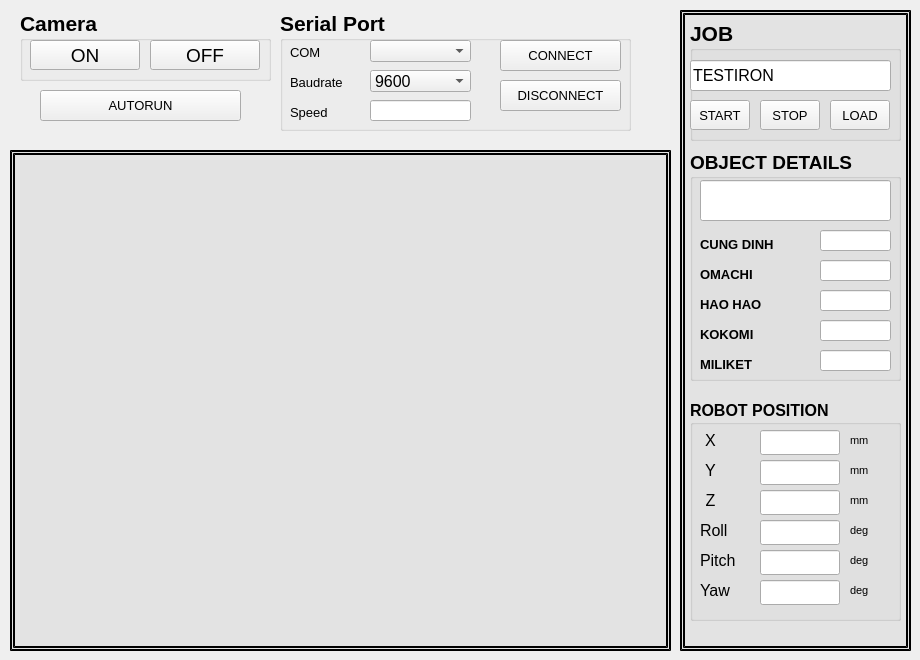
    <widget class="QWidget" name="Auto">
     <attribute name="title">
      <string>Auto</string>
     </attribute>
     <widget class="QGroupBox" name="SerialBox">
      <property name="geometry">
       <rect>
        <x>280</x>
        <y>10</y>
        <width>351</width>
        <height>121</height>
       </rect>
      </property>
      <property name="font">
       <font>
        <pointsize>16</pointsize>
        <weight>75</weight>
        <bold>true</bold>
       </font>
      </property>
      <property name="title">
       <string>Serial Port</string>
      </property>
      <widget class="QLabel" name="label_3">
       <property name="geometry">
        <rect>
         <x>10</x>
         <y>30</y>
         <width>51</width>
         <height>24</height>
        </rect>
       </property>
       <property name="font">
        <font>
         <pointsize>10</pointsize>
         <weight>50</weight>
         <bold>false</bold>
        </font>
       </property>
       <property name="text">
        <string>COM</string>
       </property>
      </widget>
      <widget class="QLabel" name="label_4">
       <property name="geometry">
        <rect>
         <x>10</x>
         <y>60</y>
         <width>71</width>
         <height>24</height>
        </rect>
       </property>
       <property name="font">
        <font>
         <pointsize>10</pointsize>
         <weight>50</weight>
         <bold>false</bold>
        </font>
       </property>
       <property name="text">
        <string>Baudrate</string>
       </property>
      </widget>
      <widget class="QLabel" name="label_5">
       <property name="geometry">
        <rect>
         <x>10</x>
         <y>90</y>
         <width>61</width>
         <height>24</height>
        </rect>
       </property>
       <property name="font">
        <font>
         <pointsize>10</pointsize>
         <weight>50</weight>
         <bold>false</bold>
        </font>
       </property>
       <property name="text">
        <string>Speed</string>
       </property>
      </widget>
      <widget class="QComboBox" name="COM">
       <property name="geometry">
        <rect>
         <x>90</x>
         <y>30</y>
         <width>101</width>
         <height>22</height>
        </rect>
       </property>
       <property name="font">
        <font>
         <pointsize>12</pointsize>
         <weight>50</weight>
         <bold>false</bold>
        </font>
       </property>
      </widget>
      <widget class="QComboBox" name="Baudrate">
       <property name="geometry">
        <rect>
         <x>90</x>
         <y>60</y>
         <width>101</width>
         <height>22</height>
        </rect>
       </property>
       <property name="font">
        <font>
         <pointsize>12</pointsize>
         <weight>50</weight>
         <bold>false</bold>
        </font>
       </property>
       <item>
        <property name="text">
         <string>9600</string>
        </property>
       </item>
       <item>
        <property name="text">
         <string>19200</string>
        </property>
       </item>
       <item>
        <property name="text">
         <string>38400</string>
        </property>
       </item>
       <item>
        <property name="text">
         <string>115200</string>
        </property>
       </item>
      </widget>
      <widget class="QPushButton" name="btn_setuart">
       <property name="geometry">
        <rect>
         <x>220</x>
         <y>30</y>
         <width>121</width>
         <height>31</height>
        </rect>
       </property>
       <property name="font">
        <font>
         <pointsize>10</pointsize>
         <weight>50</weight>
         <bold>false</bold>
        </font>
       </property>
       <property name="autoFillBackground">
        <bool>false</bool>
       </property>
       <property name="text">
        <string>CONNECT</string>
       </property>
      </widget>
      <widget class="QPushButton" name="btn_closeuart">
       <property name="geometry">
        <rect>
         <x>220</x>
         <y>70</y>
         <width>121</width>
         <height>31</height>
        </rect>
       </property>
       <property name="font">
        <font>
         <pointsize>10</pointsize>
         <weight>50</weight>
         <bold>false</bold>
        </font>
       </property>
       <property name="autoFillBackground">
        <bool>false</bool>
       </property>
       <property name="text">
        <string>DISCONNECT</string>
       </property>
      </widget>
      <widget class="QLineEdit" name="text_speed">
       <property name="geometry">
        <rect>
         <x>90</x>
         <y>90</y>
         <width>101</width>
         <height>21</height>
        </rect>
       </property>
      </widget>
     </widget>
     <widget class="QGroupBox" name="groupBox_2">
      <property name="geometry">
       <rect>
        <x>690</x>
        <y>400</y>
        <width>211</width>
        <height>221</height>
       </rect>
      </property>
      <property name="font">
       <font>
        <pointsize>12</pointsize>
        <weight>75</weight>
        <bold>true</bold>
       </font>
      </property>
      <property name="title">
       <string>ROBOT POSITION</string>
      </property>
      <widget class="QLabel" name="label_X">
       <property name="geometry">
        <rect>
         <x>10</x>
         <y>30</y>
         <width>21</width>
         <height>21</height>
        </rect>
       </property>
       <property name="font">
        <font>
         <pointsize>12</pointsize>
         <weight>50</weight>
         <bold>false</bold>
        </font>
       </property>
       <property name="text">
        <string>X</string>
       </property>
       <property name="alignment">
        <set>Qt::AlignCenter</set>
       </property>
      </widget>
      <widget class="QLineEdit" name="txt_X">
       <property name="geometry">
        <rect>
         <x>70</x>
         <y>30</y>
         <width>80</width>
         <height>25</height>
        </rect>
       </property>
       <property name="font">
        <font>
         <pointsize>10</pointsize>
         <weight>50</weight>
         <bold>false</bold>
        </font>
       </property>
       <property name="text">
        <string/>
       </property>
      </widget>
      <widget class="QLineEdit" name="txt_Y">
       <property name="geometry">
        <rect>
         <x>70</x>
         <y>60</y>
         <width>80</width>
         <height>25</height>
        </rect>
       </property>
       <property name="font">
        <font>
         <pointsize>10</pointsize>
         <weight>50</weight>
         <bold>false</bold>
        </font>
       </property>
      </widget>
      <widget class="QLabel" name="label_Y">
       <property name="geometry">
        <rect>
         <x>10</x>
         <y>60</y>
         <width>21</width>
         <height>21</height>
        </rect>
       </property>
       <property name="font">
        <font>
         <pointsize>12</pointsize>
         <weight>50</weight>
         <bold>false</bold>
        </font>
       </property>
       <property name="text">
        <string>Y</string>
       </property>
       <property name="alignment">
        <set>Qt::AlignCenter</set>
       </property>
      </widget>
      <widget class="QLabel" name="label_Roll">
       <property name="geometry">
        <rect>
         <x>10</x>
         <y>120</y>
         <width>41</width>
         <height>21</height>
        </rect>
       </property>
       <property name="font">
        <font>
         <pointsize>12</pointsize>
         <weight>50</weight>
         <bold>false</bold>
        </font>
       </property>
       <property name="text">
        <string>Roll</string>
       </property>
       <property name="alignment">
        <set>Qt::AlignLeading|Qt::AlignLeft|Qt::AlignVCenter</set>
       </property>
      </widget>
      <widget class="QLineEdit" name="txt_Z">
       <property name="geometry">
        <rect>
         <x>70</x>
         <y>90</y>
         <width>80</width>
         <height>25</height>
        </rect>
       </property>
       <property name="font">
        <font>
         <pointsize>10</pointsize>
         <weight>50</weight>
         <bold>false</bold>
        </font>
       </property>
      </widget>
      <widget class="QLineEdit" name="txt_Roll">
       <property name="geometry">
        <rect>
         <x>70</x>
         <y>120</y>
         <width>80</width>
         <height>25</height>
        </rect>
       </property>
       <property name="font">
        <font>
         <pointsize>10</pointsize>
         <weight>50</weight>
         <bold>false</bold>
        </font>
       </property>
      </widget>
      <widget class="QLabel" name="label_Z">
       <property name="geometry">
        <rect>
         <x>10</x>
         <y>90</y>
         <width>21</width>
         <height>21</height>
        </rect>
       </property>
       <property name="font">
        <font>
         <pointsize>12</pointsize>
         <weight>50</weight>
         <bold>false</bold>
        </font>
       </property>
       <property name="text">
        <string>Z</string>
       </property>
       <property name="alignment">
        <set>Qt::AlignCenter</set>
       </property>
      </widget>
      <widget class="QLineEdit" name="txt_Yaw">
       <property name="geometry">
        <rect>
         <x>70</x>
         <y>180</y>
         <width>80</width>
         <height>25</height>
        </rect>
       </property>
       <property name="font">
        <font>
         <pointsize>10</pointsize>
         <weight>50</weight>
         <bold>false</bold>
        </font>
       </property>
      </widget>
      <widget class="QLineEdit" name="txt_Pitch">
       <property name="geometry">
        <rect>
         <x>70</x>
         <y>150</y>
         <width>80</width>
         <height>25</height>
        </rect>
       </property>
       <property name="font">
        <font>
         <pointsize>10</pointsize>
         <weight>50</weight>
         <bold>false</bold>
        </font>
       </property>
      </widget>
      <widget class="QLabel" name="label_Pitch">
       <property name="geometry">
        <rect>
         <x>10</x>
         <y>150</y>
         <width>61</width>
         <height>21</height>
        </rect>
       </property>
       <property name="font">
        <font>
         <pointsize>12</pointsize>
         <weight>50</weight>
         <bold>false</bold>
        </font>
       </property>
       <property name="text">
        <string>Pitch</string>
       </property>
       <property name="alignment">
        <set>Qt::AlignLeading|Qt::AlignLeft|Qt::AlignVCenter</set>
       </property>
      </widget>
      <widget class="QLabel" name="label_Yaw">
       <property name="geometry">
        <rect>
         <x>10</x>
         <y>180</y>
         <width>41</width>
         <height>21</height>
        </rect>
       </property>
       <property name="font">
        <font>
         <pointsize>12</pointsize>
         <weight>50</weight>
         <bold>false</bold>
        </font>
       </property>
       <property name="text">
        <string>Yaw</string>
       </property>
       <property name="alignment">
        <set>Qt::AlignLeading|Qt::AlignLeft|Qt::AlignVCenter</set>
       </property>
      </widget>
      <widget class="QLabel" name="label_120">
       <property name="geometry">
        <rect>
         <x>160</x>
         <y>30</y>
         <width>26</width>
         <height>20</height>
        </rect>
       </property>
       <property name="font">
        <font>
         <pointsize>8</pointsize>
         <weight>50</weight>
         <bold>false</bold>
        </font>
       </property>
       <property name="text">
        <string>mm</string>
       </property>
      </widget>
      <widget class="QLabel" name="label_124">
       <property name="geometry">
        <rect>
         <x>160</x>
         <y>60</y>
         <width>26</width>
         <height>20</height>
        </rect>
       </property>
       <property name="font">
        <font>
         <pointsize>8</pointsize>
         <weight>50</weight>
         <bold>false</bold>
        </font>
       </property>
       <property name="text">
        <string>mm</string>
       </property>
      </widget>
      <widget class="QLabel" name="label_125">
       <property name="geometry">
        <rect>
         <x>160</x>
         <y>90</y>
         <width>26</width>
         <height>20</height>
        </rect>
       </property>
       <property name="font">
        <font>
         <pointsize>8</pointsize>
         <weight>50</weight>
         <bold>false</bold>
        </font>
       </property>
       <property name="text">
        <string>mm</string>
       </property>
      </widget>
      <widget class="QLabel" name="label_126">
       <property name="geometry">
        <rect>
         <x>160</x>
         <y>120</y>
         <width>26</width>
         <height>20</height>
        </rect>
       </property>
       <property name="font">
        <font>
         <pointsize>8</pointsize>
         <weight>50</weight>
         <bold>false</bold>
        </font>
       </property>
       <property name="text">
        <string>deg</string>
       </property>
      </widget>
      <widget class="QLabel" name="label_127">
       <property name="geometry">
        <rect>
         <x>160</x>
         <y>150</y>
         <width>26</width>
         <height>20</height>
        </rect>
       </property>
       <property name="font">
        <font>
         <pointsize>8</pointsize>
         <weight>50</weight>
         <bold>false</bold>
        </font>
       </property>
       <property name="text">
        <string>deg</string>
       </property>
      </widget>
      <widget class="QLabel" name="label_128">
       <property name="geometry">
        <rect>
         <x>160</x>
         <y>180</y>
         <width>26</width>
         <height>20</height>
        </rect>
       </property>
       <property name="font">
        <font>
         <pointsize>8</pointsize>
         <weight>50</weight>
         <bold>false</bold>
        </font>
       </property>
       <property name="text">
        <string>deg</string>
       </property>
      </widget>
     </widget>
     <widget class="QGroupBox" name="groupBox_3">
      <property name="geometry">
       <rect>
        <x>20</x>
        <y>10</y>
        <width>251</width>
        <height>71</height>
       </rect>
      </property>
      <property name="font">
       <font>
        <pointsize>16</pointsize>
        <weight>75</weight>
        <bold>true</bold>
       </font>
      </property>
      <property name="title">
       <string>Camera</string>
      </property>
      <widget class="QPushButton" name="btn_offCAM">
       <property name="geometry">
        <rect>
         <x>130</x>
         <y>30</y>
         <width>110</width>
         <height>30</height>
        </rect>
       </property>
       <property name="font">
        <font>
         <pointsize>14</pointsize>
         <weight>50</weight>
         <bold>false</bold>
        </font>
       </property>
       <property name="text">
        <string>OFF</string>
       </property>
      </widget>
      <widget class="QPushButton" name="btn_onCAM">
       <property name="geometry">
        <rect>
         <x>10</x>
         <y>30</y>
         <width>110</width>
         <height>30</height>
        </rect>
       </property>
       <property name="font">
        <font>
         <pointsize>14</pointsize>
         <weight>50</weight>
         <bold>false</bold>
        </font>
       </property>
       <property name="text">
        <string>ON</string>
       </property>
      </widget>
     </widget>
     <widget class="QGroupBox" name="ObjectBox">
      <property name="geometry">
       <rect>
        <x>690</x>
        <y>150</y>
        <width>211</width>
        <height>231</height>
       </rect>
      </property>
      <property name="font">
       <font>
        <pointsize>14</pointsize>
        <weight>75</weight>
        <bold>true</bold>
       </font>
      </property>
      <property name="title">
       <string>OBJECT DETAILS</string>
      </property>
      <widget class="QLineEdit" name="text_name">
       <property name="geometry">
        <rect>
         <x>10</x>
         <y>30</y>
         <width>191</width>
         <height>41</height>
        </rect>
       </property>
       <property name="font">
        <font>
         <pointsize>14</pointsize>
         <weight>50</weight>
         <bold>false</bold>
        </font>
       </property>
       <property name="text">
        <string/>
       </property>
      </widget>
      <widget class="QLabel" name="Name_3">
       <property name="geometry">
        <rect>
         <x>10</x>
         <y>80</y>
         <width>111</width>
         <height>28</height>
        </rect>
       </property>
       <property name="font">
        <font>
         <pointsize>10</pointsize>
        </font>
       </property>
       <property name="text">
        <string>CUNG DINH</string>
       </property>
      </widget>
      <widget class="QLabel" name="Name_7">
       <property name="geometry">
        <rect>
         <x>10</x>
         <y>110</y>
         <width>111</width>
         <height>28</height>
        </rect>
       </property>
       <property name="font">
        <font>
         <pointsize>10</pointsize>
        </font>
       </property>
       <property name="text">
        <string>OMACHI</string>
       </property>
      </widget>
      <widget class="QLabel" name="Name_2">
       <property name="geometry">
        <rect>
         <x>10</x>
         <y>140</y>
         <width>101</width>
         <height>28</height>
        </rect>
       </property>
       <property name="font">
        <font>
         <pointsize>10</pointsize>
        </font>
       </property>
       <property name="text">
        <string>HAO HAO</string>
       </property>
      </widget>
      <widget class="QLabel" name="Name_8">
       <property name="geometry">
        <rect>
         <x>10</x>
         <y>200</y>
         <width>121</width>
         <height>28</height>
        </rect>
       </property>
       <property name="font">
        <font>
         <pointsize>10</pointsize>
        </font>
       </property>
       <property name="text">
        <string>MILIKET</string>
       </property>
      </widget>
      <widget class="QLabel" name="Name_9">
       <property name="geometry">
        <rect>
         <x>10</x>
         <y>170</y>
         <width>101</width>
         <height>28</height>
        </rect>
       </property>
       <property name="font">
        <font>
         <pointsize>10</pointsize>
        </font>
       </property>
       <property name="text">
        <string>KOKOMI</string>
       </property>
      </widget>
      <widget class="QLineEdit" name="num_haohao">
       <property name="geometry">
        <rect>
         <x>130</x>
         <y>140</y>
         <width>71</width>
         <height>21</height>
        </rect>
       </property>
       <property name="font">
        <font>
         <pointsize>12</pointsize>
         <weight>50</weight>
         <italic>false</italic>
         <bold>false</bold>
        </font>
       </property>
      </widget>
      <widget class="QLineEdit" name="num_omachi">
       <property name="geometry">
        <rect>
         <x>130</x>
         <y>110</y>
         <width>71</width>
         <height>21</height>
        </rect>
       </property>
       <property name="font">
        <font>
         <pointsize>12</pointsize>
         <weight>50</weight>
         <italic>false</italic>
         <bold>false</bold>
        </font>
       </property>
       <property name="text">
        <string/>
       </property>
      </widget>
      <widget class="QLineEdit" name="num_cungdinh">
       <property name="geometry">
        <rect>
         <x>130</x>
         <y>80</y>
         <width>71</width>
         <height>21</height>
        </rect>
       </property>
       <property name="font">
        <font>
         <pointsize>12</pointsize>
         <weight>50</weight>
         <italic>false</italic>
         <bold>false</bold>
        </font>
       </property>
       <property name="text">
        <string/>
       </property>
      </widget>
      <widget class="QLineEdit" name="num_miliket">
       <property name="geometry">
        <rect>
         <x>130</x>
         <y>200</y>
         <width>71</width>
         <height>21</height>
        </rect>
       </property>
       <property name="font">
        <font>
         <pointsize>12</pointsize>
         <weight>50</weight>
         <italic>false</italic>
         <bold>false</bold>
        </font>
       </property>
      </widget>
      <widget class="QLineEdit" name="num_kokomi">
       <property name="geometry">
        <rect>
         <x>130</x>
         <y>170</y>
         <width>71</width>
         <height>21</height>
        </rect>
       </property>
       <property name="font">
        <font>
         <pointsize>12</pointsize>
         <weight>50</weight>
         <italic>false</italic>
         <bold>false</bold>
        </font>
       </property>
      </widget>
     </widget>
     <widget class="QLabel" name="Frame">
      <property name="geometry">
       <rect>
        <x>20</x>
        <y>160</y>
        <width>640</width>
        <height>480</height>
       </rect>
      </property>
      <property name="text">
       <string/>
      </property>
     </widget>
     <widget class="QGroupBox" name="JobBox">
      <property name="geometry">
       <rect>
        <x>690</x>
        <y>20</y>
        <width>211</width>
        <height>121</height>
       </rect>
      </property>
      <property name="font">
       <font>
        <pointsize>16</pointsize>
        <weight>75</weight>
        <bold>true</bold>
       </font>
      </property>
      <property name="title">
       <string>JOB</string>
      </property>
      <widget class="QPushButton" name="btn_start_job">
       <property name="geometry">
        <rect>
         <x>0</x>
         <y>80</y>
         <width>60</width>
         <height>30</height>
        </rect>
       </property>
       <property name="font">
        <font>
         <pointsize>10</pointsize>
         <weight>50</weight>
         <bold>false</bold>
        </font>
       </property>
       <property name="text">
        <string>START</string>
       </property>
      </widget>
      <widget class="QPushButton" name="btn_stop_job">
       <property name="geometry">
        <rect>
         <x>70</x>
         <y>80</y>
         <width>60</width>
         <height>30</height>
        </rect>
       </property>
       <property name="font">
        <font>
         <pointsize>10</pointsize>
         <weight>50</weight>
         <bold>false</bold>
        </font>
       </property>
       <property name="text">
        <string>STOP</string>
       </property>
      </widget>
      <widget class="QPushButton" name="btn_load_job">
       <property name="geometry">
        <rect>
         <x>140</x>
         <y>80</y>
         <width>60</width>
         <height>30</height>
        </rect>
       </property>
       <property name="font">
        <font>
         <pointsize>10</pointsize>
         <weight>50</weight>
         <bold>false</bold>
        </font>
       </property>
       <property name="text">
        <string>LOAD</string>
       </property>
      </widget>
      <widget class="QLineEdit" name="text_JOB">
       <property name="geometry">
        <rect>
         <x>0</x>
         <y>40</y>
         <width>201</width>
         <height>31</height>
        </rect>
       </property>
       <property name="font">
        <font>
         <pointsize>12</pointsize>
         <weight>50</weight>
         <bold>false</bold>
        </font>
       </property>
       <property name="text">
        <string>TESTIRON</string>
       </property>
      </widget>
     </widget>
     <widget class="QLabel" name="Khung_frame">
      <property name="geometry">
       <rect>
        <x>10</x>
        <y>150</y>
        <width>661</width>
        <height>501</height>
       </rect>
      </property>
      <property name="styleSheet">
       <string notr="true">border-width: 5px;
border-style:double;
border-color: black;
background-color:rgb(227,227,227);</string>
      </property>
      <property name="text">
       <string/>
      </property>
     </widget>
     <widget class="QLabel" name="Khung_RB_connect">
      <property name="geometry">
       <rect>
        <x>680</x>
        <y>10</y>
        <width>231</width>
        <height>641</height>
       </rect>
      </property>
      <property name="styleSheet">
       <string notr="true">border-width: 5px;
border-style:double;
border-color: black;
background-color:rgb(227,227,227);</string>
      </property>
      <property name="text">
       <string/>
      </property>
     </widget>
     <widget class="QPushButton" name="btn_autorun">
      <property name="geometry">
       <rect>
        <x>40</x>
        <y>90</y>
        <width>201</width>
        <height>31</height>
       </rect>
      </property>
      <property name="font">
       <font>
        <pointsize>10</pointsize>
        <weight>50</weight>
        <bold>false</bold>
       </font>
      </property>
      <property name="autoFillBackground">
       <bool>false</bool>
      </property>
      <property name="text">
       <string>AUTORUN</string>
      </property>
     </widget>
     <zorder>Khung_frame</zorder>
     <zorder>Khung_RB_connect</zorder>
     <zorder>SerialBox</zorder>
     <zorder>groupBox_2</zorder>
     <zorder>groupBox_3</zorder>
     <zorder>ObjectBox</zorder>
     <zorder>Frame</zorder>
     <zorder>JobBox</zorder>
     <zorder>btn_autorun</zorder>
    </widget>
